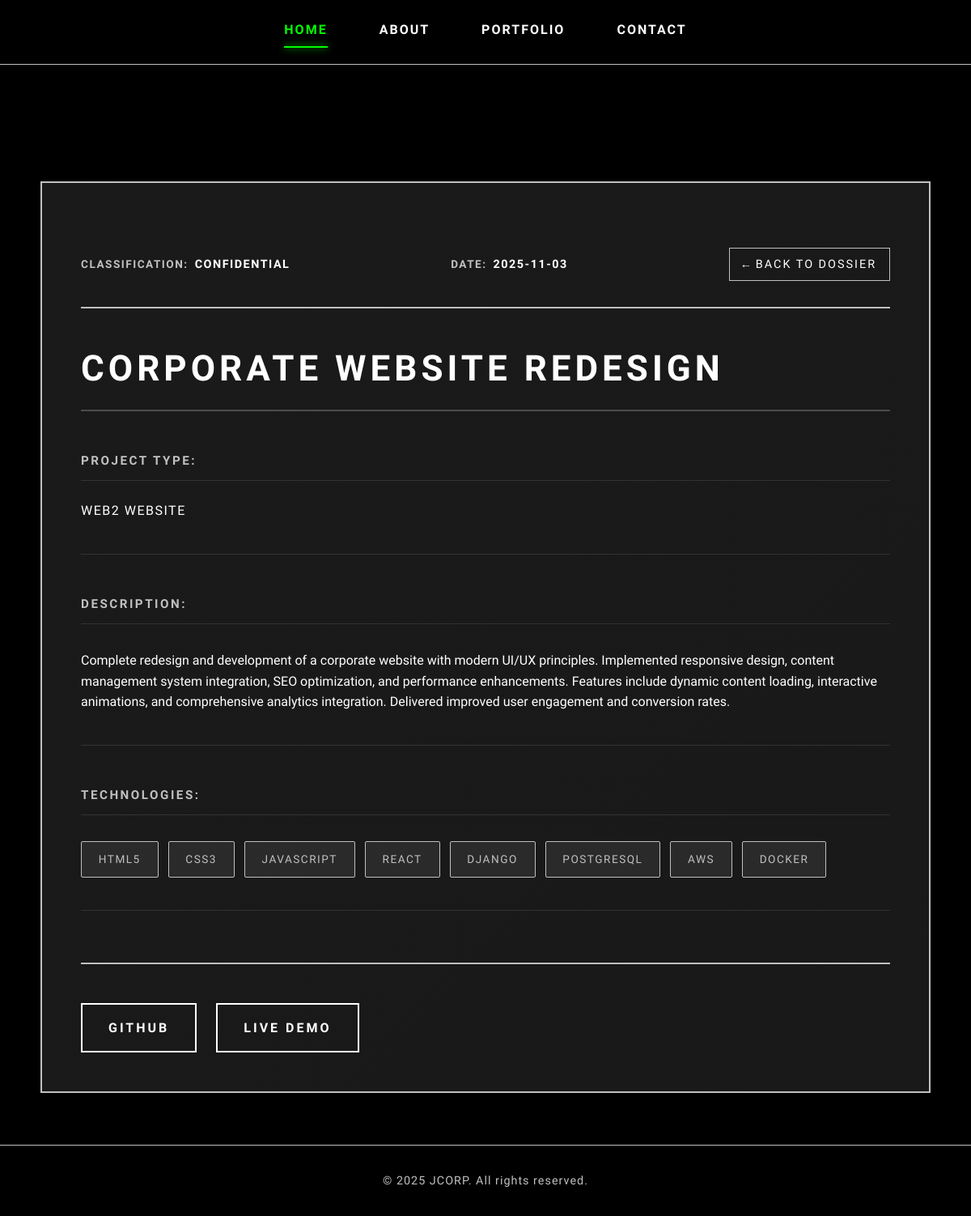
/api/portfolio/2/, run on the app's committed database.
### main/models.py (models this page shows, shortened)
class Project(models.Model):
    title = models.CharField(max_length=200)
    classification = models.CharField(max_length=50, default='CLASSIFIED', help_text='e.g., CLASSIFIED, CONFIDENTIAL')
    description = models.TextField()
    project_type = models.CharField(max_length=100, blank=True)
    technologies = models.CharField(max_length=500, blank=True, help_text='Comma-separated list')
    github_url = models.URLField(blank=True)
    live_url = models.URLField(blank=True)
    featured_image = models.ImageField(upload_to='projects/', blank=True, null=True)
    white_paper = models.FileField(upload_to='projects/whitepapers/', blank=True, null=True, help_text='PDF, DOCX, or other document file')
    specifications = models.TextField(blank=True, help_text='Project specifications or technical details')
    created_date = models.DateTimeField(auto_now_add=True)
    updated_date = models.DateTimeField(auto_now=True)
    is_active = models.BooleanField(default=True)
    class Meta:
        ordering = ['-created_date']
    def get_technologies_list(self):
        if self.technologies:
            return [tech.strip() for tech in self.technologies.split(',') if tech.strip()]
        return []

### main/views.py (the view)
# urls.py: path('portfolio/<int:pk>/', views.ProjectDetailView.as_view(), name='project_detail'),
class ProjectDetailView(DetailView):
    model = Project
    template_name = 'main/project_detail.html'
    context_object_name = 'project'

### templates/main/project_detail.html (shortened to what this page needs)
{% extends 'base.html' %}
{% load static %}
{% block content %}
<div class="page-content dossier-detail">
    <div class="container">
        <div class="file-document">
            <div class="document-header">
                <div class="document-meta">
                    <span class="meta-label">CLASSIFICATION:</span>
                    <span class="meta-value">{{ project.classification }}</span>
                </div>
                <div class="document-meta">
                    <span class="meta-label">DATE:</span>
                    <span class="meta-value">{{ project.created_date|date:"Y-m-d" }}</span>
                </div>
                <a href="{% url 'main:portfolio' %}" class="back-link">← BACK TO DOSSIER</a>
            </div>
            <div class="document-body">
                <h1 class="document-title">{{ project.title }}</h1>
                {% if project.project_type %}
                <div class="document-section">
                    <span class="section-label">PROJECT TYPE:</span>
                    <span class="section-value">{{ project.project_type }}</span>
                </div>
                {% endif %}
                <div class="document-section">
                    <span class="section-label">DESCRIPTION:</span>
                    <p class="section-content">{{ project.description|linebreaks }}</p>
                </div>
                {% if project.get_technologies_list %}
                <div class="document-section">
                    <span class="section-label">TECHNOLOGIES:</span>
                    <div class="tech-list">
                        {% for tech in project.get_technologies_list %}
                        <span class="tech-item">{{ tech }}</span>
                        {% endfor %}
                    </div>
                </div>
                {% endif %}
                <div class="document-links">
                    {% if project.github_url %}
                    <a href="{{ project.github_url }}" target="_blank" class="document-link">GITHUB</a>
                    {% endif %}
                    {% if project.live_url %}
                    <a href="{{ project.live_url }}" target="_blank" class="document-link">LIVE DEMO</a>
                    {% endif %}
                </div>
            </div>
        </div>
    </div>
</div>
{% endblock %}

### static/css/style.css (style rules this page uses)
:root { --color-neon-green: #00ff00; --color-black: #000000; --color-white: #ffffff; --color-silver: #c0c0c0; --color-dark-gray: #1a1a1a; }
* { margin: 0; padding: 0; box-sizing: border-box; font-family: 'Cousine', 'Courier New', Courier, monospace !important; }
html { font-family: 'Cousine', 'Courier New', Courier, monospace !important; }
html, body { height: 100%; overflow-x: hidden; overflow-y: auto; font-family: 'Cousine', 'Courier New', Courier, monospace !important; }
body { font-family: 'Cousine', 'Courier New', Courier, monospace !important; background-color: var(--color-black); color: var(--color-white); line-height: 1.6; min-height: 100vh; display: flex; flex-direction: column; }
.page-content { padding: 4rem 2rem; background-color: var(--color-black); flex: 1; min-height: 0; overflow-y: auto; width: 100%; max-width: 100%; }
.container { max-width: 100%; width: 100%; margin: 0 auto; padding: 0 1rem; }
.dossier-detail { background-color: var(--color-black); padding: 4rem 2rem; flex: 1; min-height: 0; overflow-y: auto; }
.file-document { max-width: 1100px; margin: 0 auto; background-color: var(--color-dark-gray); border: 2px solid var(--color-silver); padding: 3rem; padding-top: 3.5rem; position: relative; z-index: 1; box-shadow: 0 6px 30px rgba(0, 0, 0, 0.6); background: linear-gradient(135deg, var(--color-dark-gray) 0%, rgba(26, 26, 26, 0.95) 100%), repeating-linear-gradient( 0deg, transparent, transparent 1px, rgba(192, 192, 192, 0.02) 1px, rgba(192, 192, 192, 0.02) 2px ); }
.document-header { display: flex; justify-content: space-between; align-items: center; flex-wrap: wrap; gap: 1.5rem; padding: 1.5rem 0 2rem; border-bottom: 2px solid var(--color-silver); margin-bottom: 3rem; }
.document-meta { display: flex; align-items: center; gap: 0.5rem; font-size: 0.9rem; }
.meta-label { color: var(--color-silver); text-transform: uppercase; letter-spacing: 1.5px; font-weight: bold; font-size: 0.85rem; }
.meta-value { color: var(--color-white); text-transform: uppercase; letter-spacing: 1.5px; font-weight: bold; font-size: 0.9rem; }
.back-link { color: var(--color-white); text-decoration: none; font-size: 0.9rem; text-transform: uppercase; letter-spacing: 2px; transition: all 0.3s ease; border: 1px solid var(--color-silver); padding: 0.5rem 1rem; }
.document-body { color: var(--color-white); }
.document-title { font-size: 2.75rem; text-transform: uppercase; letter-spacing: 5px; margin: 0 0 3rem; color: var(--color-white); font-weight: bold; line-height: 1.2; padding-bottom: 1.5rem; border-bottom: 2px solid rgba(192, 192, 192, 0.3); }
.document-section { margin-bottom: 3rem; padding-bottom: 2.5rem; border-bottom: 1px solid rgba(192, 192, 192, 0.15); transition: all 0.3s ease; }
.document-section:first-of-type { margin-top: 0; }
.section-label { display: inline-block; font-size: 0.95rem; color: var(--color-silver); text-transform: uppercase; letter-spacing: 2.5px; font-weight: bold; margin-bottom: 1rem; padding-bottom: 0.75rem; border-bottom: 1px solid rgba(192, 192, 192, 0.15); width: 100%; }
.section-value { display: block; color: var(--color-white); text-transform: uppercase; letter-spacing: 1.5px; font-size: 1rem; margin-top: 0.5rem; font-weight: 500; }
.section-content { color: var(--color-silver); line-height: 1.9; font-size: 1.05rem; margin-top: 1rem; letter-spacing: 0.3px; max-width: 90ch; }
.tech-list { display: flex; flex-wrap: wrap; gap: 0.75rem; margin-top: 1rem; }
.tech-item { background-color: rgba(192, 192, 192, 0.1); border: 1px solid var(--color-silver); padding: 0.65rem 1.3rem; color: var(--color-silver); font-size: 0.85rem; text-transform: uppercase; letter-spacing: 1.5px; transition: all 0.3s ease; border-radius: 2px; font-weight: 500; }
.document-links { display: flex; gap: 1.5rem; margin-top: 4rem; padding-top: 3rem; border-top: 2px solid var(--color-silver); flex-wrap: wrap; }
.document-link { display: inline-block; padding: 1rem 2rem; background-color: transparent; border: 2px solid var(--color-white); color: var(--color-white); text-decoration: none; font-size: 1rem; font-weight: bold; text-transform: uppercase; letter-spacing: 3px; transition: all 0.3s ease; position: relative; overflow: hidden; }
.document-link::before { content: ''; position: absolute; top: 0; left: -100%; width: 100%; height: 100%; background-color: var(--color-white); transition: left 0.3s ease; z-index: -1; }

### data on the page
Project: classification "CONFIDENTIAL", created_date "2025-11-03", title "CORPORATE WEBSITE REDESIGN", project_type "WEB2 WEBSITE", description "Complete redesign and development of a corporate website with modern UI/UX principles. Implemented responsive design, content management system integration, SEO optimization, and performance enhancements. Features include dynamic content loading, interactive animations, and comprehensive analytics integration. Delivered improved user engagement and conversion rates."

### other printed values
{{ tech }} "HTML5" "CSS3" "JAVASCRIPT" "REACT" "DJANGO" "POSTGRESQL" "AWS" "DOCKER"
